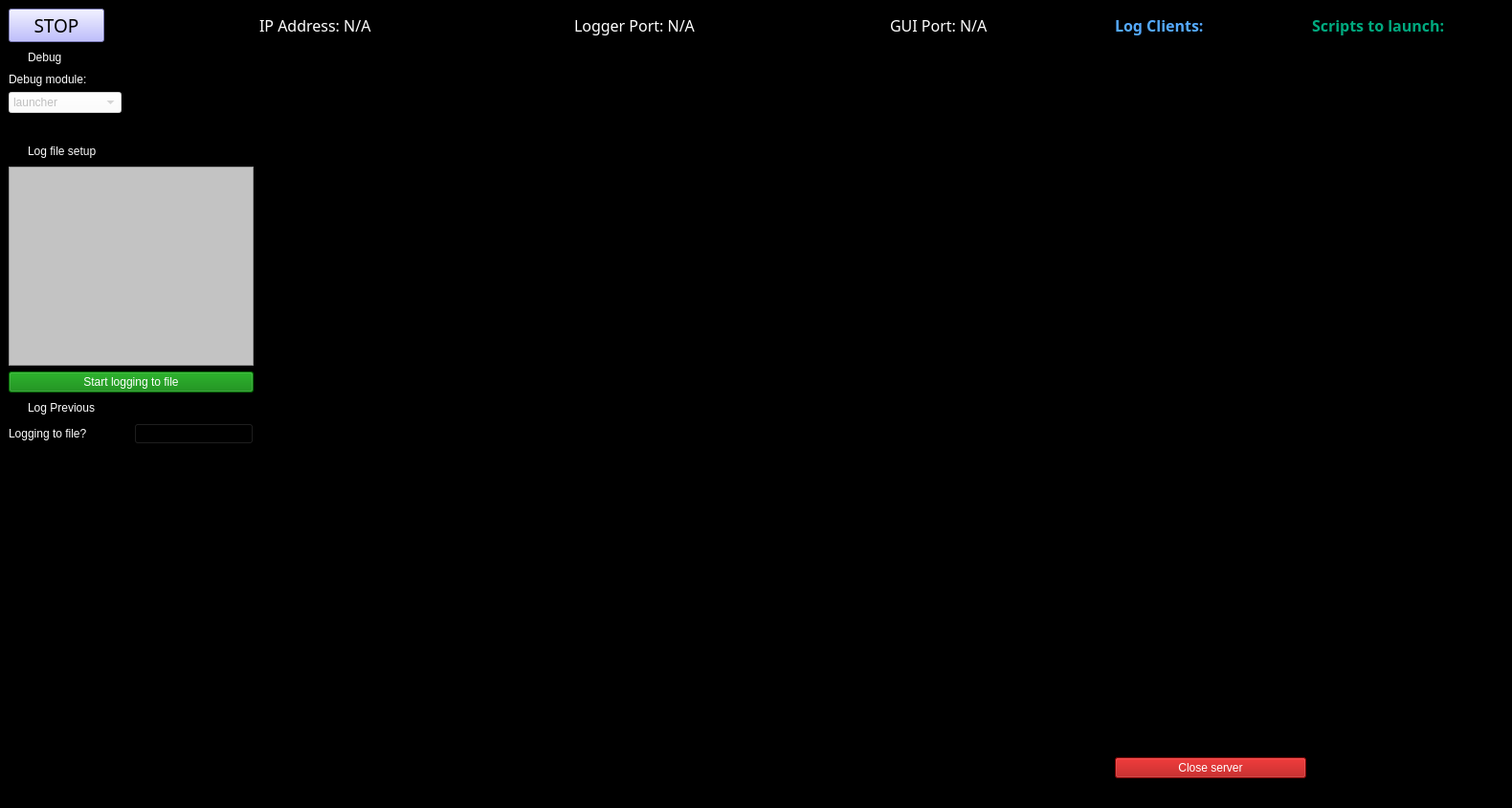
<?xml version="1.0" encoding="UTF-8"?>
<ui version="4.0">
 <class>MainWindow</class>
 <widget class="QMainWindow" name="MainWindow">
  <property name="geometry">
   <rect>
    <x>0</x>
    <y>0</y>
    <width>1580</width>
    <height>844</height>
   </rect>
  </property>
  <property name="windowTitle">
   <string>Launch Control</string>
  </property>
  <property name="windowOpacity">
   <double>2.000000000000000</double>
  </property>
  <property name="styleSheet">
   <string notr="true">background-color: rgb(0, 0, 0);
selection-color: rgb(255, 0, 0);</string>
  </property>
  <property name="toolButtonStyle">
   <enum>Qt::ToolButtonIconOnly</enum>
  </property>
  <widget class="QWidget" name="centralwidget">
   <layout class="QGridLayout" name="gridLayout">
    <item row="1" column="5" rowspan="9">
     <widget class="QListWidget" name="script_list">
      <property name="enabled">
       <bool>true</bool>
      </property>
      <property name="maximumSize">
       <size>
        <width>200</width>
        <height>16777215</height>
       </size>
      </property>
      <property name="font">
       <font>
        <family>Calibri Light</family>
        <pointsize>12</pointsize>
       </font>
      </property>
      <property name="toolTip">
       <string/>
      </property>
      <property name="styleSheet">
       <string notr="true">color: rgb(85, 170, 255);</string>
      </property>
      <property name="frameShape">
       <enum>QFrame::NoFrame</enum>
      </property>
     </widget>
    </item>
    <item row="0" column="4">
     <widget class="QLabel" name="label">
      <property name="maximumSize">
       <size>
        <width>200</width>
        <height>16777215</height>
       </size>
      </property>
      <property name="font">
       <font>
        <family>Calibri Light</family>
        <pointsize>12</pointsize>
       </font>
      </property>
      <property name="styleSheet">
       <string notr="true">color: rgb(85, 170, 255);</string>
      </property>
      <property name="text">
       <string>&lt;html&gt;&lt;head/&gt;&lt;body&gt;&lt;p&gt;&lt;span style=&quot; font-weight:600;&quot;&gt;Log Clients:&lt;/span&gt;&lt;/p&gt;&lt;/body&gt;&lt;/html&gt;</string>
      </property>
     </widget>
    </item>
    <item row="1" column="4" rowspan="9">
     <widget class="QListWidget" name="client_list">
      <property name="maximumSize">
       <size>
        <width>200</width>
        <height>16777215</height>
       </size>
      </property>
      <property name="font">
       <font>
        <family>Calibri Light</family>
        <pointsize>12</pointsize>
       </font>
      </property>
      <property name="toolTip">
       <string/>
      </property>
      <property name="styleSheet">
       <string notr="true">color: rgb(85, 170, 255);</string>
      </property>
      <property name="frameShape">
       <enum>QFrame::NoFrame</enum>
      </property>
     </widget>
    </item>
    <item row="9" column="1">
     <widget class="QTextBrowser" name="buffer_terminal">
      <property name="maximumSize">
       <size>
        <width>100</width>
        <height>16777215</height>
       </size>
      </property>
      <property name="frameShape">
       <enum>QFrame::NoFrame</enum>
      </property>
      <property name="verticalScrollBarPolicy">
       <enum>Qt::ScrollBarAlwaysOff</enum>
      </property>
      <property name="horizontalScrollBarPolicy">
       <enum>Qt::ScrollBarAlwaysOff</enum>
      </property>
      <property name="overwriteMode">
       <bool>false</bool>
      </property>
     </widget>
    </item>
    <item row="0" column="3">
     <layout class="QHBoxLayout" name="horizontalLayout_5">
      <property name="spacing">
       <number>100</number>
      </property>
      <item>
       <widget class="QLabel" name="ip_label">
        <property name="font">
         <font>
          <family>Calibri Light</family>
          <pointsize>12</pointsize>
          <weight>3</weight>
          <italic>false</italic>
          <bold>false</bold>
         </font>
        </property>
        <property name="styleSheet">
         <string notr="true">color: rgb(255, 255, 255);
font: 25 12pt &quot;Calibri Light&quot;;</string>
        </property>
        <property name="text">
         <string>&lt;html&gt;&lt;head/&gt;&lt;body&gt;&lt;p&gt;&lt;span style=&quot; color:#ffffff;&quot;&gt;IP Address: N/A&lt;/span&gt;&lt;/p&gt;&lt;/body&gt;&lt;/html&gt;</string>
        </property>
       </widget>
      </item>
      <item>
       <widget class="QLabel" name="logger_label">
        <property name="font">
         <font>
          <family>Calibri Light</family>
          <pointsize>12</pointsize>
          <weight>3</weight>
          <italic>false</italic>
          <bold>false</bold>
         </font>
        </property>
        <property name="styleSheet">
         <string notr="true">color: rgb(255, 255, 255);
font: 25 12pt &quot;Calibri Light&quot;;</string>
        </property>
        <property name="text">
         <string>&lt;html&gt;&lt;head/&gt;&lt;body&gt;&lt;p&gt;&lt;span style=&quot; color:#ffffff;&quot;&gt;Logger Port: N/A&lt;/span&gt;&lt;/p&gt;&lt;/body&gt;&lt;/html&gt;</string>
        </property>
       </widget>
      </item>
      <item>
       <widget class="QLabel" name="gui_label">
        <property name="font">
         <font>
          <family>Calibri Light</family>
          <pointsize>12</pointsize>
          <weight>3</weight>
          <italic>false</italic>
          <bold>false</bold>
         </font>
        </property>
        <property name="styleSheet">
         <string notr="true">color: rgb(255, 255, 255);
font: 25 12pt &quot;Calibri Light&quot;;</string>
        </property>
        <property name="text">
         <string>&lt;html&gt;&lt;head/&gt;&lt;body&gt;&lt;p&gt;&lt;span style=&quot; color:#ffffff;&quot;&gt;GUI Port: N/A&lt;/span&gt;&lt;/p&gt;&lt;/body&gt;&lt;/html&gt;</string>
        </property>
       </widget>
      </item>
     </layout>
    </item>
    <item row="0" column="5">
     <widget class="QLabel" name="label_2">
      <property name="maximumSize">
       <size>
        <width>200</width>
        <height>16777215</height>
       </size>
      </property>
      <property name="font">
       <font>
        <family>Calibri Light</family>
        <pointsize>12</pointsize>
       </font>
      </property>
      <property name="styleSheet">
       <string notr="true">color: rgb(0, 170, 127);</string>
      </property>
      <property name="text">
       <string>&lt;html&gt;&lt;head/&gt;&lt;body&gt;&lt;p&gt;&lt;span style=&quot; font-weight:600;&quot;&gt;Scripts to launch:&lt;/span&gt;&lt;/p&gt;&lt;/body&gt;&lt;/html&gt;</string>
      </property>
     </widget>
    </item>
    <item row="0" column="1">
     <widget class="QPushButton" name="stop_button">
      <property name="enabled">
       <bool>true</bool>
      </property>
      <property name="maximumSize">
       <size>
        <width>100</width>
        <height>100</height>
       </size>
      </property>
      <property name="font">
       <font>
        <family>Calibri Light</family>
        <pointsize>14</pointsize>
       </font>
      </property>
      <property name="mouseTracking">
       <bool>false</bool>
      </property>
      <property name="autoFillBackground">
       <bool>false</bool>
      </property>
      <property name="styleSheet">
       <string notr="true">background-color: rgb(170, 170, 255);</string>
      </property>
      <property name="text">
       <string>STOP</string>
      </property>
      <property name="checkable">
       <bool>true</bool>
      </property>
     </widget>
    </item>
    <item row="8" column="1" colspan="2">
     <layout class="QVBoxLayout" name="verticalLayout">
      <item>
       <widget class="QRadioButton" name="log_file_button">
        <property name="styleSheet">
         <string notr="true">color: rgb(255, 255, 255);</string>
        </property>
        <property name="text">
         <string>Log file setup</string>
        </property>
        <property name="autoExclusive">
         <bool>false</bool>
        </property>
       </widget>
      </item>
      <item>
       <widget class="QTreeView" name="file_viewer">
        <property name="styleSheet">
         <string notr="true">background-color: rgb(195, 195, 195);</string>
        </property>
       </widget>
      </item>
      <item>
       <widget class="QPushButton" name="logfile_status_button">
        <property name="enabled">
         <bool>false</bool>
        </property>
        <property name="styleSheet">
         <string notr="true">color: rgb(255, 255, 255);
background-color: green;</string>
        </property>
        <property name="text">
         <string>Start logging to file</string>
        </property>
        <property name="checkable">
         <bool>true</bool>
        </property>
       </widget>
      </item>
      <item>
       <widget class="QRadioButton" name="log_previous">
        <property name="enabled">
         <bool>false</bool>
        </property>
        <property name="styleSheet">
         <string notr="true">color: rgb(255, 255, 255);</string>
        </property>
        <property name="text">
         <string>Log Previous</string>
        </property>
        <property name="autoExclusive">
         <bool>false</bool>
        </property>
       </widget>
      </item>
      <item>
       <layout class="QHBoxLayout" name="horizontalLayout_2">
        <item>
         <widget class="QLabel" name="label_3">
          <property name="styleSheet">
           <string notr="true">color: rgb(255, 255, 255);</string>
          </property>
          <property name="text">
           <string>Logging to file?</string>
          </property>
         </widget>
        </item>
        <item>
         <widget class="QPushButton" name="logfile_status_indicator">
          <property name="text">
           <string/>
          </property>
          <property name="icon">
           <iconset>
            <normaloff>green_LED_off.svg</normaloff>
            <normalon>green_LED_on.svg</normalon>
            <disabledoff>green_LED_off.svg</disabledoff>
            <disabledon>green_LED_on.svg</disabledon>
            <activeoff>green_LED_on.svg</activeoff>green_LED_off.svg</iconset>
          </property>
          <property name="checkable">
           <bool>true</bool>
          </property>
         </widget>
        </item>
       </layout>
      </item>
     </layout>
    </item>
    <item row="1" column="1">
     <widget class="QRadioButton" name="debug_radio_button">
      <property name="styleSheet">
       <string notr="true">color: rgb(255, 255, 255);</string>
      </property>
      <property name="text">
       <string>Debug</string>
      </property>
      <property name="autoExclusive">
       <bool>false</bool>
      </property>
     </widget>
    </item>
    <item row="10" column="4">
     <widget class="QPushButton" name="close_server">
      <property name="styleSheet">
       <string notr="true">background-color: rgb(170, 0, 0);
color: rgb(255, 255, 255);</string>
      </property>
      <property name="text">
       <string>Close server</string>
      </property>
     </widget>
    </item>
    <item row="2" column="1">
     <widget class="QLabel" name="debug_label">
      <property name="enabled">
       <bool>false</bool>
      </property>
      <property name="visible">
       <bool>true</bool>
      </property>
      <property name="styleSheet">
       <string notr="true">color: rgb(255, 255, 255);</string>
      </property>
      <property name="text">
       <string>Debug module:</string>
      </property>
     </widget>
    </item>
    <item row="3" column="1">
     <widget class="QComboBox" name="debug_comboBox">
      <property name="enabled">
       <bool>false</bool>
      </property>
      <property name="visible">
       <bool>true</bool>
      </property>
      <property name="styleSheet">
       <string notr="true">background-color: rgb(255, 255, 255)</string>
      </property>
      <property name="currentText">
       <string>launcher</string>
      </property>
      <item>
       <property name="text">
        <string>launcher</string>
       </property>
      </item>
      <item>
       <property name="text">
        <string>pylabnet_gui</string>
       </property>
      </item>
      <item>
       <property name="text">
        <string>pylabnet_server</string>
       </property>
      </item>
     </widget>
    </item>
    <item row="1" column="3" rowspan="9">
     <widget class="QTextBrowser" name="terminal">
      <property name="enabled">
       <bool>true</bool>
      </property>
      <property name="font">
       <font>
        <family>Courier New</family>
        <pointsize>12</pointsize>
       </font>
      </property>
      <property name="styleSheet">
       <string notr="true">color: rgb(255, 255, 255);</string>
      </property>
      <property name="frameShape">
       <enum>QFrame::NoFrame</enum>
      </property>
     </widget>
    </item>
   </layout>
  </widget>
  <widget class="QMenuBar" name="menubar">
   <property name="geometry">
    <rect>
     <x>0</x>
     <y>0</y>
     <width>1580</width>
     <height>26</height>
    </rect>
   </property>
  </widget>
  <widget class="QStatusBar" name="statusbar"/>
 </widget>
 <resources/>
 <connections/>
 <designerdata>
  <property name="gridDeltaX">
   <number>10</number>
  </property>
  <property name="gridDeltaY">
   <number>10</number>
  </property>
  <property name="gridSnapX">
   <bool>true</bool>
  </property>
  <property name="gridSnapY">
   <bool>true</bool>
  </property>
  <property name="gridVisible">
   <bool>true</bool>
  </property>
 </designerdata>
</ui>
